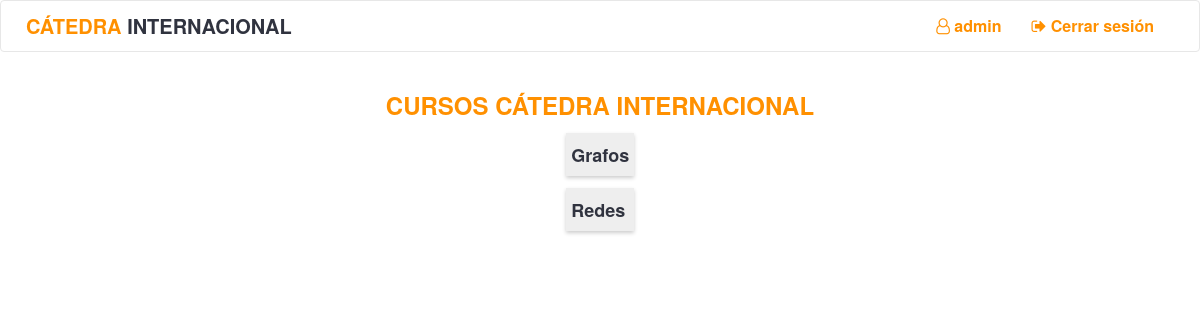
Page /home/ (signed in) on the earlier database version.
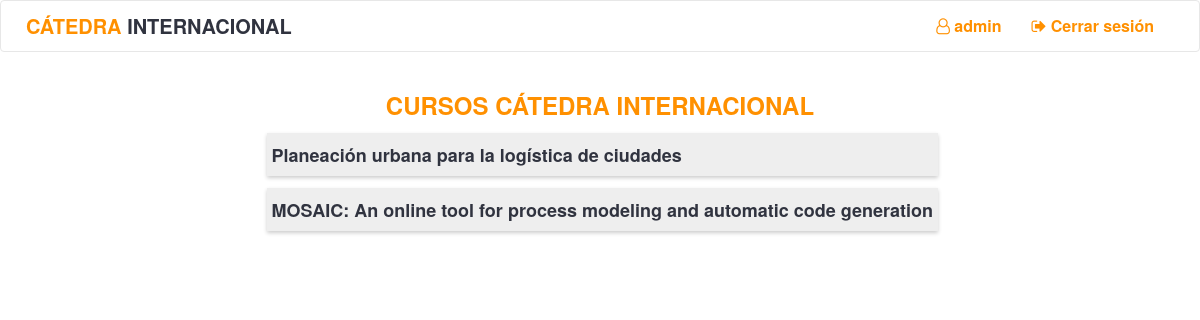
Same page on the later database version.
### qr/models.py (models this page shows, shortened)
class Curso(models.Model):
    identificador = models.IntegerField(default=0000, null=False)
    nombre = models.CharField(max_length=300)
    clases = models.ManyToManyField(Clase)
    monitores = models.ManyToManyField(User)

### qr/views.py (the view)
# urls.py: url(r"^home/$", views.home, name="home"),
def home(request):
    if not request.user.is_authenticated():
        return redirect('qr:login')
    context = {
        "cursos": Curso.objects.filter(monitores=request.user),
    }
    return render(request, "qr/home.html", context)

### templates/qr/home.html (shortened to what this page needs)
{% extends 'qr/base.html' %}
{% block body %}
{% load staticfiles %}
    <div class="container">
        <div class="row">
            <div class="col-md-12">
                <h3 class="center"><b>CURSOS CÁTEDRA INTERNACIONAL</b></h3>
                {% if not cursos %}
                    <h3>No tienes cursos disponibles</h3>
                {% else %}
                    <table align="center">
                        <tbody>
                            {%  for curso in cursos %}
                            <tr>
                                <td class="td_curso"><h4><a href="{% url 'qr:curso' curso.id %}">{{ curso.nombre }}</a></h4></td>
                            </tr>
                            {% endfor %}
                        </tbody>
                    </table>
                {% endif %}
            </div>
            <div class="col-md-6"></div>
        </div>
    </div>
{% endblock %}

Differences in the rows shown:
changed Curso: nombre "Grafos" → "Planeación urbana para la logística de ciudades"
changed Curso: nombre "Redes" → "MOSAIC: An online tool for process modeling and automatic code generation"
